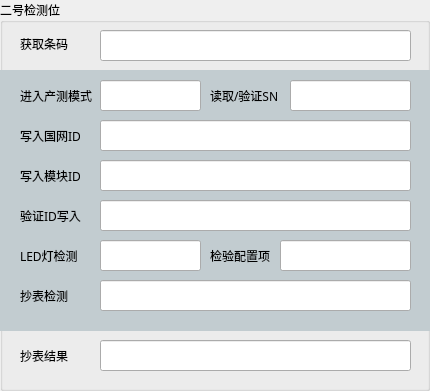
   <widget class="QGroupBox" name="groupBox_4">
    <property name="geometry">
     <rect>
      <x>510</x>
      <y>160</y>
      <width>430</width>
      <height>391</height>
     </rect>
    </property>
    <property name="font">
     <font>
      <family>微软雅黑 Light</family>
     </font>
    </property>
    <property name="styleSheet">
     <string notr="true"/>
    </property>
    <property name="title">
     <string>二号检测位</string>
    </property>
    <widget class="QListView" name="listView_2">
     <property name="geometry">
      <rect>
       <x>0</x>
       <y>70</y>
       <width>431</width>
       <height>261</height>
      </rect>
     </property>
     <property name="styleSheet">
      <string notr="true">background-color:#c2ccd0;border:none</string>
     </property>
    </widget>
    <widget class="QLabel" name="label_15">
     <property name="geometry">
      <rect>
       <x>20</x>
       <y>80</y>
       <width>72</width>
       <height>31</height>
      </rect>
     </property>
     <property name="text">
      <string>进入产测模式</string>
     </property>
    </widget>
    <widget class="QLineEdit" name="lineEdit_2_2">
     <property name="geometry">
      <rect>
       <x>100</x>
       <y>80</y>
       <width>101</width>
       <height>31</height>
      </rect>
     </property>
    </widget>
    <widget class="QLabel" name="label_16">
     <property name="geometry">
      <rect>
       <x>210</x>
       <y>240</y>
       <width>60</width>
       <height>31</height>
      </rect>
     </property>
     <property name="text">
      <string>检验配置项</string>
     </property>
    </widget>
    <widget class="QLineEdit" name="lineEdit_2_3">
     <property name="geometry">
      <rect>
       <x>290</x>
       <y>80</y>
       <width>121</width>
       <height>31</height>
      </rect>
     </property>
    </widget>
    <widget class="QLabel" name="label_17">
     <property name="geometry">
      <rect>
       <x>210</x>
       <y>80</y>
       <width>91</width>
       <height>31</height>
      </rect>
     </property>
     <property name="text">
      <string>读取/验证SN</string>
     </property>
    </widget>
    <widget class="QLineEdit" name="lineEdit_2_4">
     <property name="geometry">
      <rect>
       <x>100</x>
       <y>120</y>
       <width>311</width>
       <height>31</height>
      </rect>
     </property>
    </widget>
    <widget class="QLabel" name="label_18">
     <property name="geometry">
      <rect>
       <x>20</x>
       <y>120</y>
       <width>60</width>
       <height>31</height>
      </rect>
     </property>
     <property name="text">
      <string>写入国网ID</string>
     </property>
    </widget>
    <widget class="QLineEdit" name="lineEdit_2_5">
     <property name="geometry">
      <rect>
       <x>100</x>
       <y>160</y>
       <width>311</width>
       <height>31</height>
      </rect>
     </property>
    </widget>
    <widget class="QLineEdit" name="lineEdit_2_6">
     <property name="geometry">
      <rect>
       <x>100</x>
       <y>200</y>
       <width>311</width>
       <height>31</height>
      </rect>
     </property>
    </widget>
    <widget class="QLabel" name="label_19">
     <property name="geometry">
      <rect>
       <x>20</x>
       <y>160</y>
       <width>60</width>
       <height>31</height>
      </rect>
     </property>
     <property name="text">
      <string>写入模块ID</string>
     </property>
    </widget>
    <widget class="QLineEdit" name="lineEdit_2_7">
     <property name="geometry">
      <rect>
       <x>100</x>
       <y>240</y>
       <width>101</width>
       <height>31</height>
      </rect>
     </property>
    </widget>
    <widget class="QLabel" name="label_20">
     <property name="geometry">
      <rect>
       <x>20</x>
       <y>240</y>
       <width>71</width>
       <height>31</height>
      </rect>
     </property>
     <property name="text">
      <string>LED灯检测</string>
     </property>
    </widget>
    <widget class="QLineEdit" name="lineEdit_2_8">
     <property name="geometry">
      <rect>
       <x>280</x>
       <y>240</y>
       <width>131</width>
       <height>31</height>
      </rect>
     </property>
     <property name="text">
      <string/>
     </property>
    </widget>
    <widget class="QLabel" name="label_21">
     <property name="geometry">
      <rect>
       <x>20</x>
       <y>200</y>
       <width>89</width>
       <height>31</height>
      </rect>
     </property>
     <property name="text">
      <string>验证ID写入</string>
     </property>
    </widget>
    <widget class="QLineEdit" name="lineEdit_2_9">
     <property name="geometry">
      <rect>
       <x>100</x>
       <y>280</y>
       <width>311</width>
       <height>31</height>
      </rect>
     </property>
     <property name="text">
      <string/>
     </property>
    </widget>
    <widget class="QLabel" name="label_22">
     <property name="geometry">
      <rect>
       <x>20</x>
       <y>280</y>
       <width>48</width>
       <height>31</height>
      </rect>
     </property>
     <property name="text">
      <string>抄表检测</string>
     </property>
    </widget>
    <widget class="QLineEdit" name="lineEdit_2_10">
     <property name="geometry">
      <rect>
       <x>100</x>
       <y>340</y>
       <width>311</width>
       <height>31</height>
      </rect>
     </property>
     <property name="font">
      <font>
       <family>Cambria Math</family>
       <pointsize>12</pointsize>
       <weight>50</weight>
       <bold>false</bold>
      </font>
     </property>
     <property name="styleSheet">
      <string notr="true">color:#3D9140</string>
     </property>
     <property name="text">
      <string/>
     </property>
    </widget>
    <widget class="QLabel" name="label_23">
     <property name="geometry">
      <rect>
       <x>20</x>
       <y>340</y>
       <width>48</width>
       <height>31</height>
      </rect>
     </property>
     <property name="text">
      <string>抄表结果</string>
     </property>
    </widget>
    <widget class="QLineEdit" name="lineEdit_2_1">
     <property name="geometry">
      <rect>
       <x>100</x>
       <y>30</y>
       <width>311</width>
       <height>31</height>
      </rect>
     </property>
     <property name="text">
      <string/>
     </property>
    </widget>
    <widget class="QLabel" name="label_24">
     <property name="geometry">
      <rect>
       <x>20</x>
       <y>28</y>
       <width>48</width>
       <height>31</height>
      </rect>
     </property>
     <property name="text">
      <string>获取条码</string>
     </property>
    </widget>
   </widget>
